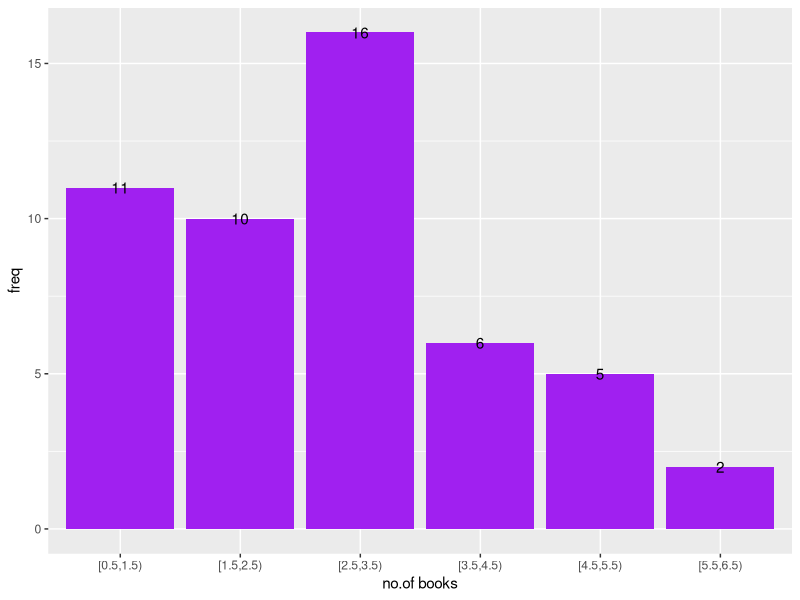

Source code (R):
#page 56-57
library(ggplot2)
dtabl<-data.frame(height=c(1,1,1,1,1,1,1,1,1,1,1,
                           2,2,2,2,2,2,2,2,2,2,
                           3,3,3,3,3,3,3,3,3,3,3,3,3,3,3,3,
                           4,4,4,4,4,4,
                           5,5,5,5,5,
                           6,6))
View(dtabl)
breaks=seq(0.5,6.5,by=1)
dcut=cut(dtabl$height,breaks,right=FALSE)
dout=as.data.frame(table(dcut))
dout<-transform(dout,cumFreq=cumsum(Freq),relative=round(prop.table(Freq),2))
nobars=(6.5-0.5)/1
print(paste("the number of bars =",nobars))
ggplot(dout,aes(dcut,Freq))+
  geom_col(fill="purple")+
  geom_text(aes(label=Freq))+
         xlab("no.of books")+ylab("freq")
